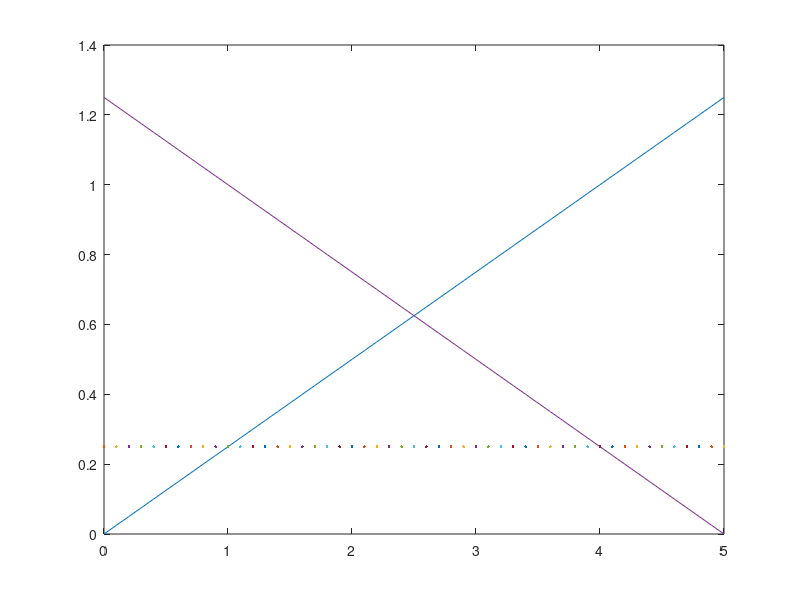

The MATLAB script that drew this image:
clear
dt = 0.1;
T_f = 5; %[s]
t_acc = 1;%[s]
l = 1;%[m]

V_m = l/(T_f - t_acc);

t = 0 : dt : T_f;
t01 = t(1 : find(t==t_acc));
t12 = t(find(t==t_acc) : find(t==T_f - t_acc));
t23 = t(find(t==T_f - t_acc) : end);

v1 = (V_m / t_acc) * t;
v2 = V_m;
v3 = V_m - (V_m / t_acc) * (t - T_f + t_acc);

plot(t, v1);
hold on
plot(t, v2);
plot(t, v3);

hold off
